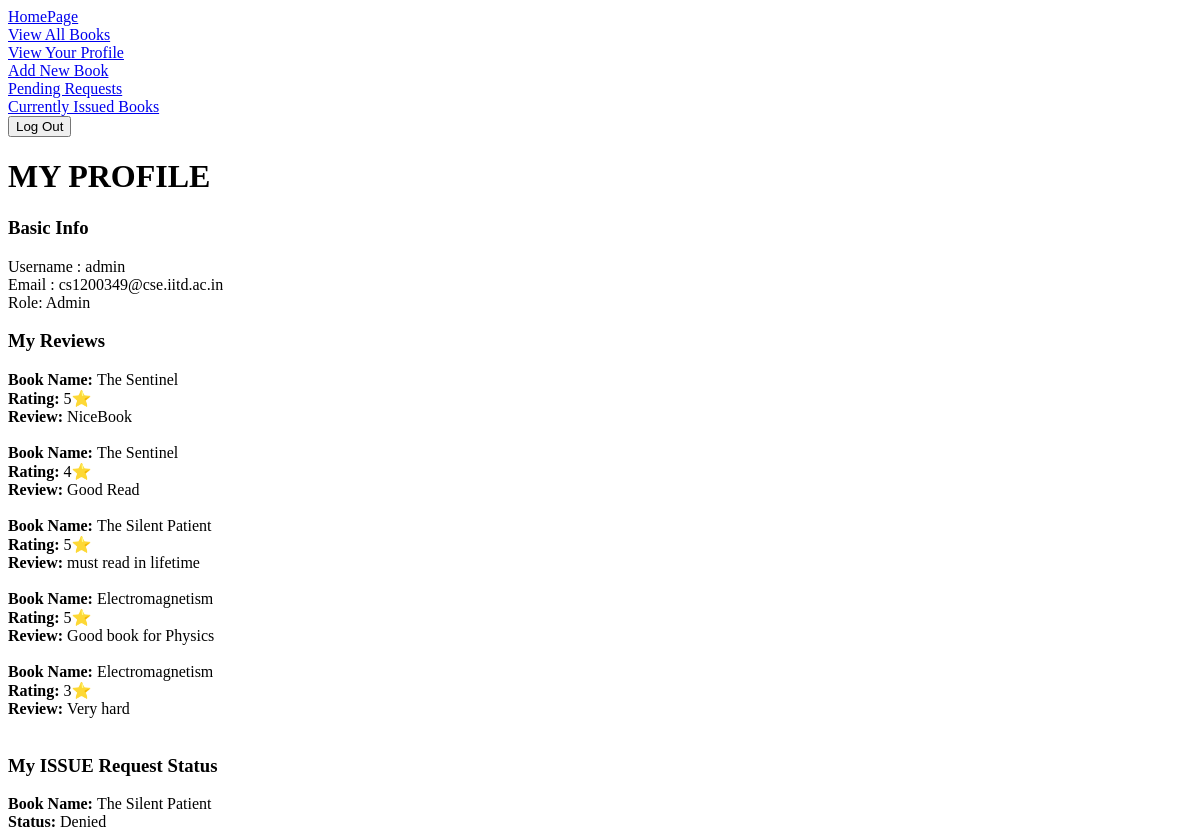
The app's page /userprofile (signed in), older data.
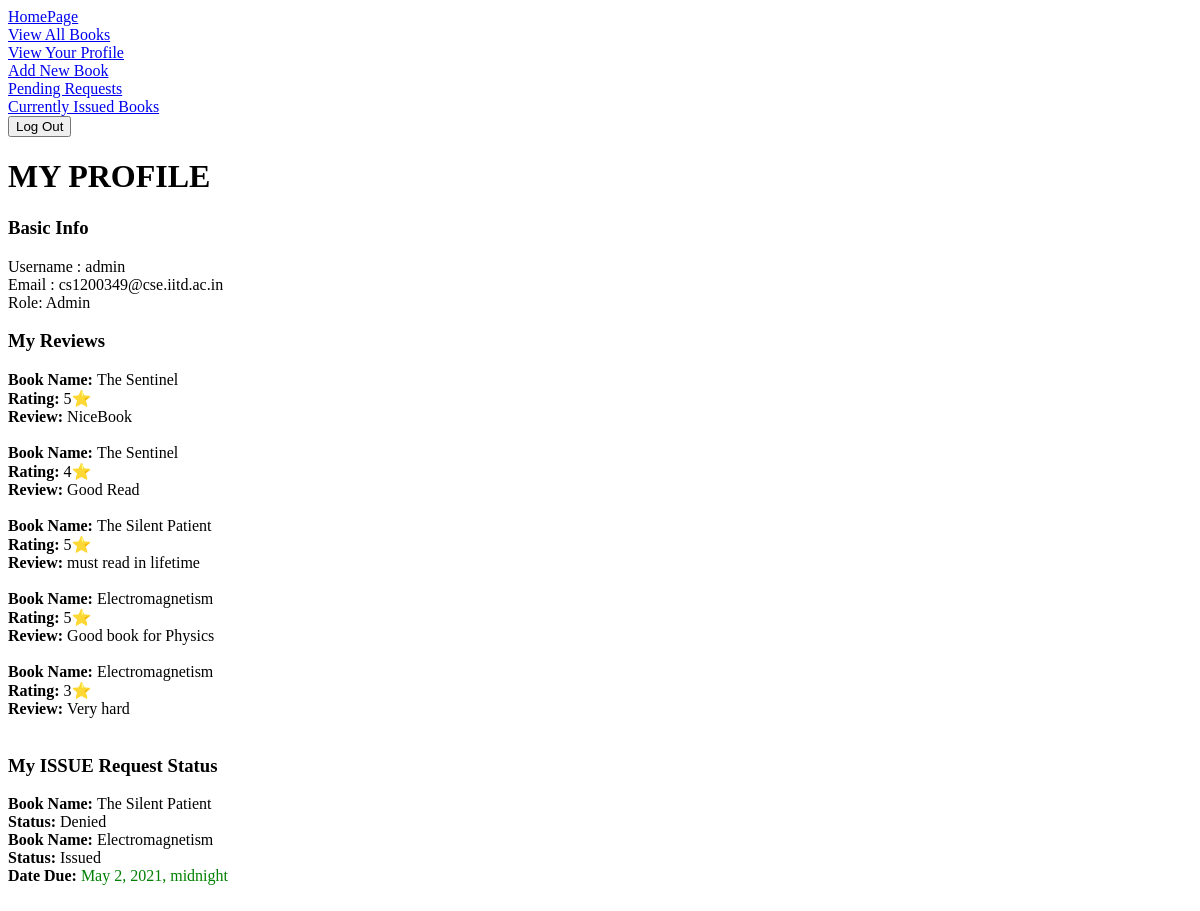
The same page, newer data.
### library/models.py (models this page shows, shortened)
class Review(models.Model):
    review=models.CharField(max_length=200,default="none")
    book=models.ForeignKey('Book',on_delete=models.CASCADE)
    user = models.ForeignKey(User, on_delete=models.CASCADE)
    CHOICES = (
        ('1', '1'),
        ('2', '2'),
        ('3', '3'),
        ('4', '4'),
        ('5', '5'),
    )
    rating=models.CharField(max_length=2,choices=CHOICES,default='5')

class Book(models.Model):
    title=models.CharField(max_length=50)
    genre_choice= [
        ('academics', 'Academics'),
        ('fiction', 'Fiction'),
        ('action ', 'Action '),
        ('biography', 'Biography'),
        ('history', 'History'),
        ('mystery','Mystery'),
        ('fantasy','Fantasy')
        ]
    isbn=models.PositiveIntegerField()
    author=models.CharField(max_length=40)
    genre=models.CharField(max_length=30,choices=genre_choice,default='academics')
    number = models.PositiveIntegerField()
    def __str__(self):
        return str(self.title)

class IssueRequest(models.Model):
    user = models.ForeignKey(User, on_delete=models.CASCADE)
    book = models.ForeignKey('Book',on_delete=models.CASCADE)
    permissions = ((False,'denied'),(True,'issued'))
    statu = ((False,'pending'),(True,'seen'))
    status=models.BooleanField(max_length=30,choices=statu,default=False)
    permission=models.BooleanField(max_length=30,choices=permissions,default=False)
    choice = ((True,'returned'),(False,'Not Returned'))
    returned = models.BooleanField(max_length=30,choices=choice,default=False)
    issue_date = models.DateTimeField(null=True,blank=True)
    return_date = models.DateTimeField(null=True,blank=True)

### library/views.py (the view)
# urls.py: path('userprofile', views.userprofile, name = 'userprofile'),
@login_required(login_url='userlogin')
def userprofile(request):
    reviews=models.Review.objects.filter(user=request.user)
    requests = models.IssueRequest.objects.filter(user = request.user)
    return render(request, 'userprofile.html',locals())

### Templates/userprofile.html (shortened to what this page needs)
{% extends 'userbase.html' %}
{% block body %}
<h1>MY PROFILE </h1>
 <h3> Basic Info</h3>
Username : {{user.username}}<br>
Email : {{user.email}}<br>
Role: {% if  user.is_superuser %}Admin{% elif user.is_staff %}Staff{% else %}User{% endif %}
<h3> My Reviews</h3>
{% for review in reviews %}
<b>Book Name: </b>{{review.book}}<br>
<b>Rating: </b>{{review.rating}}⭐<br>
<b>Review: </b>{{review.review}}<br><br>
{% endfor %}
<h3> My ISSUE Request Status</h3>
{% for request in requests %}
{% if request.permission %}
{% if request.status %}
<b>Book Name: </b>{{request.book}}<br>
<b>Status: </b>Issued<br>
<b>Date Due: </b>{% if today.date >= request.return_date.date %}<font color="redn">{% else %}<font color="green">{% endif %} {{request.return_date}} </font>
{% endif %}<br><br>
{% else %}
{% if request.status %}
<b>Book Name: </b>{{request.book}}<br>
<b>Status: </b>Denied<br>
{% else %}
<b>Book Name: </b>{{request.book}}<br>
<b>Status: </b>Pending For Approval<br>
{% endif %}
{% endif %}
{% endfor %}
{% endblock body %}

Row changes from the older to the newer data that the page shows:
added IssueRequest: book "Electromagnetism", return_date "May 2, 2021, midnight"
